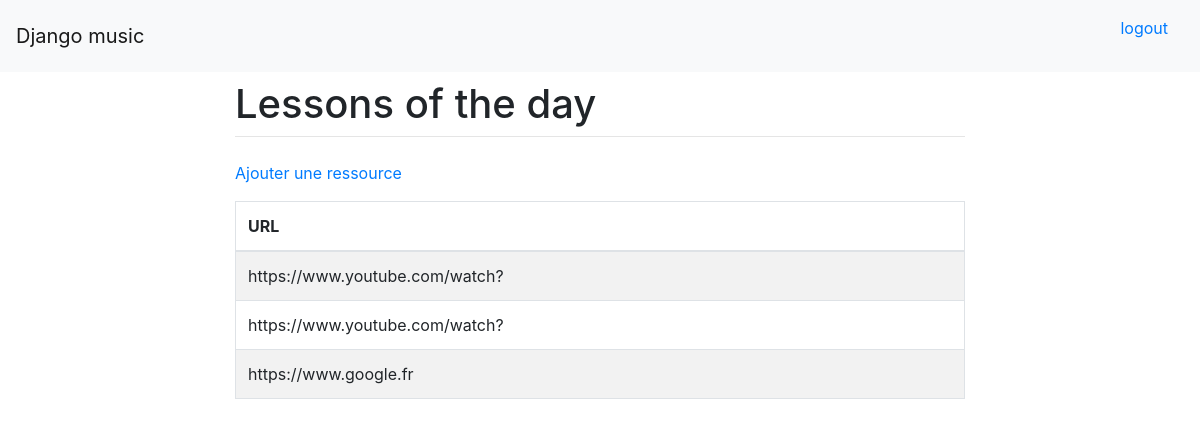
Screenshot of /resources/ (signed in) with the database file from the repository.
### resources/models.py (models this page shows)
class Resource(models.Model):
    url = models.CharField(max_length=30)
    user = models.ForeignKey(User, on_delete=models.CASCADE)

### resources/views.py (the view)
# urls.py: path('', views.index, name='index'),
def index(request):
    resources = Resource.objects.all()
    print(resources)
    return render(request, 'index.html', {'resources': resources})

### resources/templates/index.html (shortened to what this page needs)
{% extends 'base.html' %}
{% block content %}
    <p><a href="/resources/add">Ajouter une ressource</a></p>
    <table class="table table-hover table-striped table-bordered">
        <thead>
            <th>URL</th>
        </thead>
        <tbody>
            {% for resource in resources %}
                <tr>
                    <td>{{ resource.url }}</td>
                </tr>
            {% endfor %}
        </tbody>
    </table>
{% endblock %}

### rows the page displays
Resource: url "https://www.youtube.com/watch?"
Resource: url "https://www.youtube.com/watch?"
Resource: url "https://www.google.fr"
